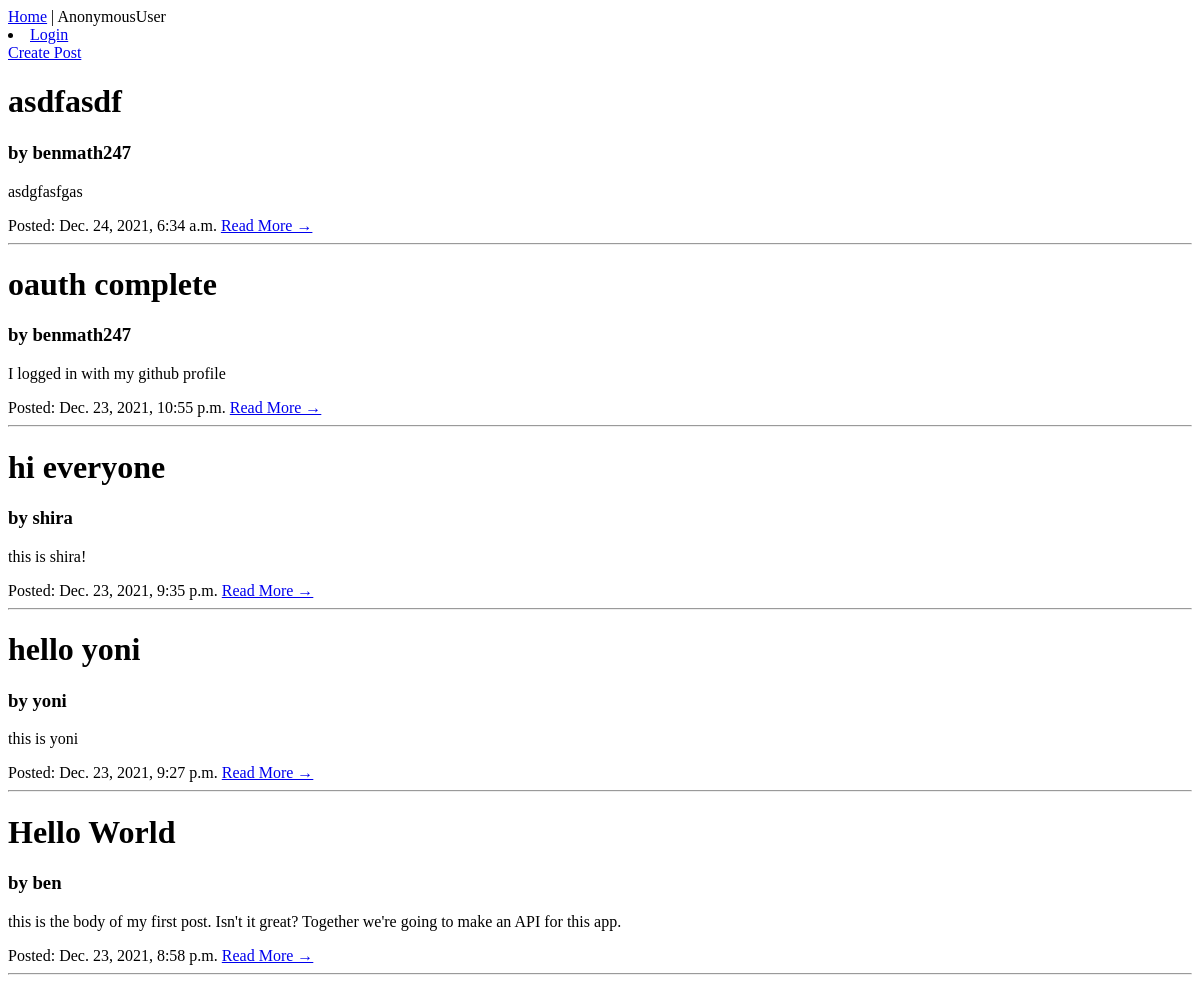
The app's page /, older data.
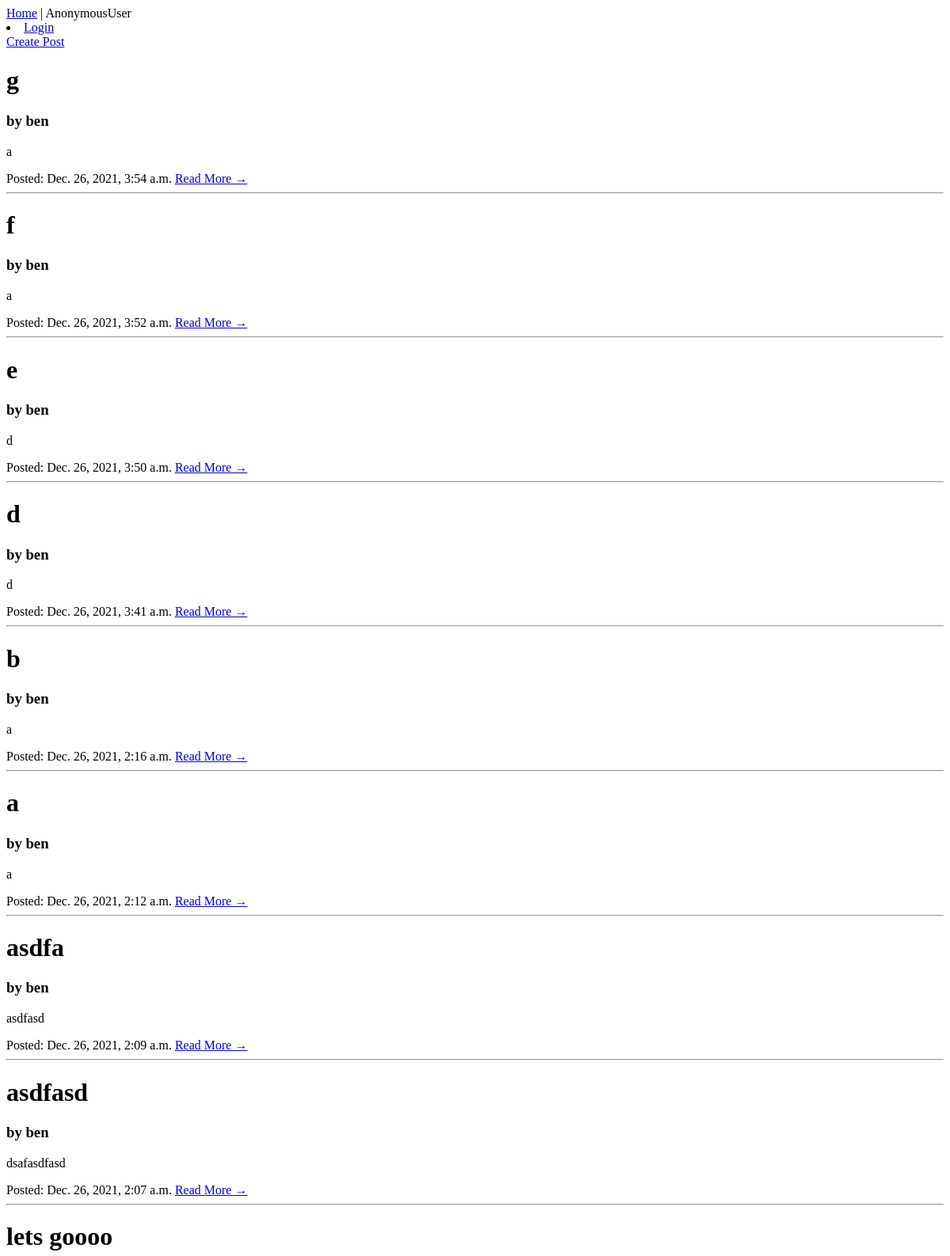
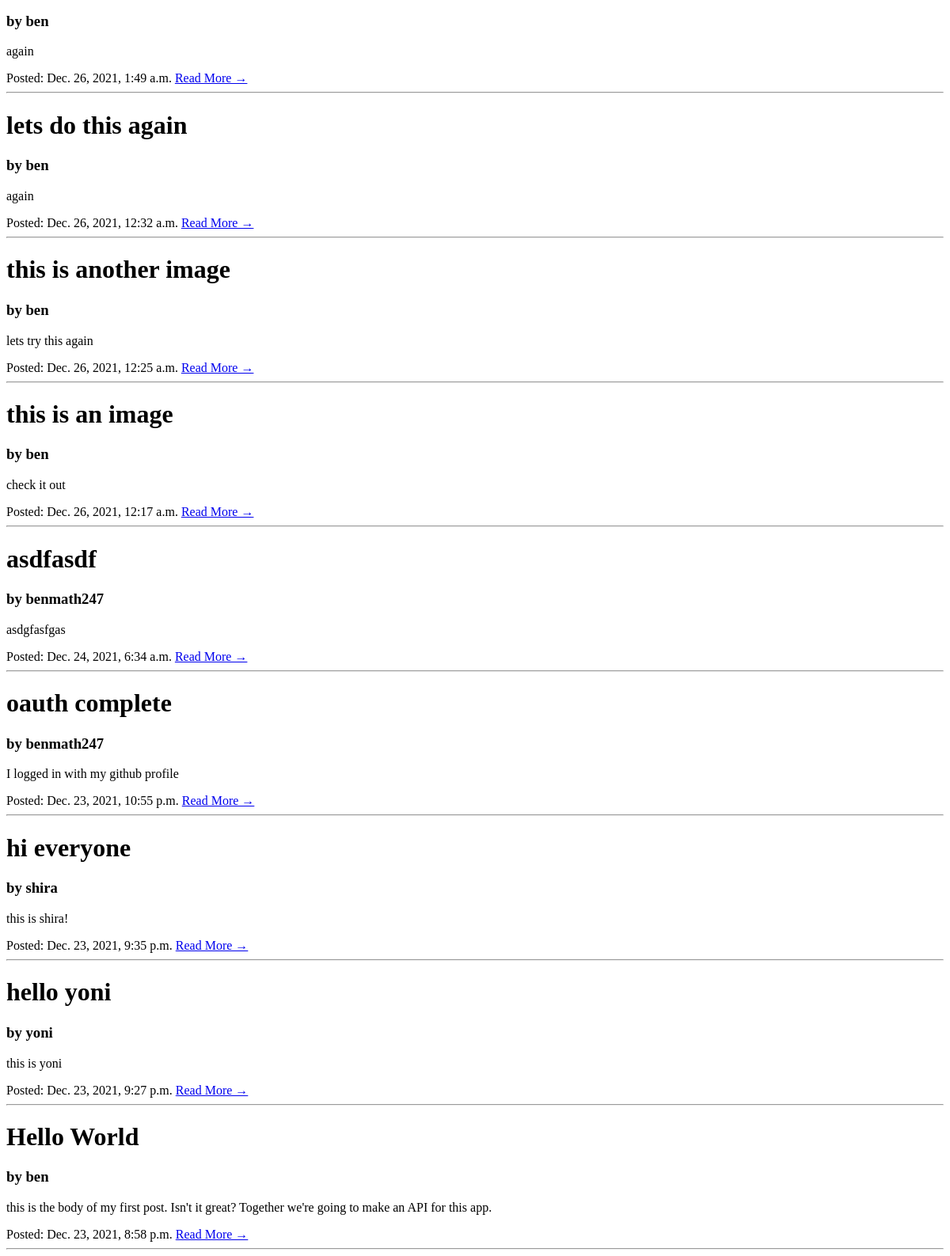
The same page, newer data (2 pictures, top to bottom).
### blog/models.py (models this page shows, shortened)
class Post(models.Model):
    title = models.CharField(max_length=200, unique=True)
    slug = models.SlugField(max_length=200, unique=True)
    author = models.ForeignKey(
        User, on_delete=models.CASCADE, related_name="blog_posts"
    )
    content = models.TextField(blank=True, null=True)
    created_on = models.DateTimeField(auto_now_add=True)
    image = models.ImageField(upload_to="images/", null=True, blank=True)
    class Meta:
        ordering = ["-created_on"]

### accounts/models.py (models this page shows)
class User(AbstractUser):
    email = models.CharField(max_length=200, null=True)
    def __str__(self):
        return '%s' % (self.username)

### blog/views.py (the view)
# urls.py: path("", views.post_list, name="home"),
def post_list(request):
    queryset = Post.objects.order_by("-created_on")
    return render(request, "index.html", context={"post_list": queryset})

### blog/templates/index.html
{% extends "base.html" %}
{% block content %}
<a href='{% url "post_create" %}'>
    Create Post
</a>
<br>
{% for post in post_list %}
<h1>{{ post.title }}</h1>
<h3>by {{ post.author }} </h3>
<p>{{post.content|safe}}</p>
<span>Posted: {{ post.created_on}} </span>
<a href="{% url 'post_detail' post.slug  %}">Read More &rarr;</a>
<hr>
{% endfor %}
{%endblock%}

### blog/templates/base.html (shortened to what this page needs)
<!DOCTYPE html>
<html>
<body>
    <nav>
        <a href="{% url 'home' %}">Home</a> | {{ user }}
        {% if not user.is_authenticated %}
        <li>
            <a href="{% url 'login' %}">Login</a>
        </li>
        {% else %}
        <li>
            <a href="{% url 'logout' %}">Logout</a>
        </li>
        {% endif %}
    </nav>
    {% block content %}{% endblock content %}
</body>
</html>

Row changes from the older to the newer data that the page shows:
added Post: title "g", author "ben", content "a", created_on "Dec. 26, 2021, 3:54 a.m."
added Post: title "f", author "ben", content "a", created_on "Dec. 26, 2021, 3:52 a.m."
added Post: title "e", author "ben", content "d", created_on "Dec. 26, 2021, 3:50 a.m."
added Post: title "d", author "ben", content "d", created_on "Dec. 26, 2021, 3:41 a.m."
added Post: title "b", author "ben", content "a", created_on "Dec. 26, 2021, 2:16 a.m."
added Post: title "a", author "ben", content "a", created_on "Dec. 26, 2021, 2:12 a.m."
added Post: title "asdfa", author "ben", content "asdfasd", created_on "Dec. 26, 2021, 2:09 a.m."
added Post: title "asdfasd", author "ben", content "dsafasdfasd", created_on "Dec. 26, 2021, 2:07 a.m."
added Post: title "lets goooo", author "ben", content "again", created_on "Dec. 26, 2021, 1:49 a.m."
added Post: title "lets do this again", author "ben", content "again", created_on "Dec. 26, 2021, 12:32 a.m."
added Post: title "this is another image", author "ben", content "lets try this again", created_on "Dec. 26, 2021, 12:25 a.m."
added Post: title "this is an image", author "ben", content "check it out", created_on "Dec. 26, 2021, 12:17 a.m."
